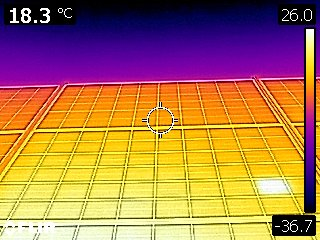
#> input picture Input Files/single_thermal/FLIR0019.jpg, 320 x 240 px; its folder holds only this picture in this run
$ python '5 single thermal Normal Method.py'
#> lines starting #> are read from the running program, lines starting #| are printed output that depends on the picture; after the words box and inside, x2 and y2 are one past the last pixel; in counts of white or black regions, pixels touching at a corner belong together
import cv2
import numpy as np
import glob
import os

input_folder = 'Input Files\single_thermal'
output_folder = 'single_thermal'

if not os.path.exists(output_folder):
    os.makedirs(output_folder)

for file_path in glob.glob(os.path.join(input_folder, '*.jpg')):

    img = cv2.imread(file_path)
#> img is the input picture: shape (240, 320, 3); mean B, G, R 80, 120.2, 170.1

    gray = cv2.cvtColor(img, cv2.COLOR_BGR2GRAY)
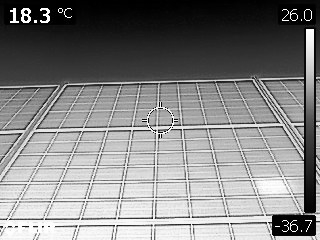
#> gray: shape (240, 320); min 0, max 255, mean 130.5

    lower = np.array([200, 200, 200], dtype=np.uint8)
    upper = np.array([255, 255, 255], dtype=np.uint8)

    mask = cv2.inRange(img, lower, upper)
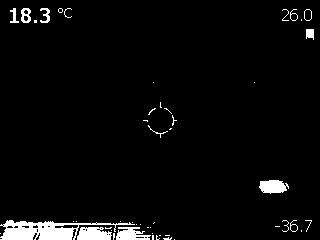
#> mask: shape (240, 320); 3.8% white; 49 white regions (34 under 20 px), largest, box (x1, y1, x2, y2) and area: (0, 220, 135, 240) 1285, (77, 227, 112, 240) 368, (259, 180, 289, 194) 311

    kernel = np.ones((5,5),np.uint8)
    dilation = cv2.dilate(mask, kernel, iterations=1)
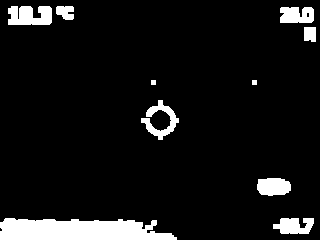
#> dilation: shape (240, 320); 8.3% white; 10 white regions

    # Exclude upper-left quarter region
    height, width, _ = img.shape
#> height = 240; width = 320
    quarter_height = height // height
#> quarter_height = 1
    quarter_width = width // width
#> quarter_width = 1
    dilation[:quarter_height, :quarter_width] = 0

    contours, hierarchy = cv2.findContours(dilation, cv2.RETR_TREE, cv2.CHAIN_APPROX_SIMPLE)
#> contours = 11 contours, 3 with area under 20; largest, box (x1, y1, x2, y2) and area: (0, 218, 177, 240) 2938, (8, 6, 52, 25) 628, (257, 178, 291, 196) 472, (141, 100, 179, 140) 470, (280, 7, 314, 23) 440, (273, 218, 314, 234) 430, (56, 6, 74, 20) 168, (304, 27, 316, 42) 145

    img_contour = img.copy()
    # Exclude upper-left quarter region from contours
    for cnt in contours:
        x, y, w, h = cv2.boundingRect(cnt)
        if x < quarter_width and y < quarter_height:
            continue
        cv2.drawContours(img_contour, [cnt], -1, (0, 0, 0), thickness=2)
#> this loop made 11 passes
#> (x, y, w, h) on passes 1, 2, 3, 4, 7, 8, 9, 10, 11: (273, 218, 41, 16), (0, 218, 177, 22), (257, 178, 34, 18), (141, 100, 38, 40), (304, 27, 12, 15), (280, 7, 34, 16), (306, 12, 4, 6), (56, 6, 18, 14), (8, 6, 44, 19)
#> (cnt, x, y, w, h) on passes 5 to 6: ([[252, 80], [252, 84], [256, 84], [256, 80]], 252, 80, 5, 5), ([[151, 80], [151, 84], [155, 84], [155, 80]], 151, 80, 5, 5)
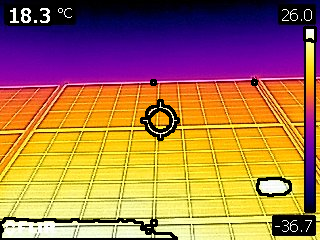
#> img_contour: shape (240, 320, 3); 4.63% of pixels changed, all inside (x1, y1, x2, y2) = (0, 5, 317, 240)

    # Add 3% border
    border_size = int(min(height, width) * 0.03)
#> border_size = 7
    img_contour = cv2.copyMakeBorder(img_contour, border_size, border_size, border_size, border_size, cv2.BORDER_CONSTANT, value=[255, 255, 255])
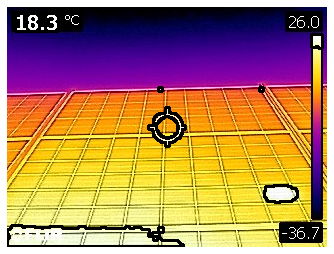
#> img_contour: shape (254, 334, 3); mean B, G, R 93.3, 127.8, 172.5

    output_file_path = os.path.join(output_folder, os.path.basename(file_path))
    cv2.imwrite(output_file_path, img_contour)

$ run again, on Input Files/single_thermal/FLIR0090.jpg
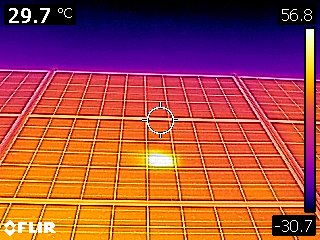
#> input picture Input Files/single_thermal/FLIR0090.jpg, 320 x 240 px
#> img is the input picture: shape (240, 320, 3); mean B, G, R 67.4, 75, 163
#> `mask = cv2.inRange(img, lower, upper)`:
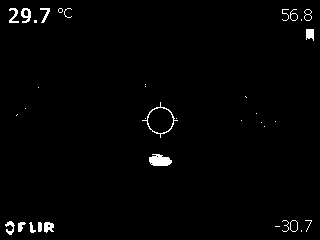
#> mask: shape (240, 320); 1.5% white; 36 white regions (19 under 20 px), largest, box (x1, y1, x2, y2) and area: (149, 154, 172, 166) 208, (142, 102, 178, 138) 130, (21, 8, 31, 23) 88
#> dilation: shape (240, 320); 5.3% white; 17 white regions
#> contours = 20 contours, 7 with area under 20; largest, box (x1, y1, x2, y2) and area: (140, 100, 180, 140) 864, (3, 219, 56, 237) 654, (7, 6, 52, 25) 628, (280, 7, 314, 23) 443, (273, 218, 314, 234) 435
#> the loop `for cnt in contours:` made 20 passes
#> (x, y, w, h) on passes 1, 2, 3, 4, 5, 8, 11, 12: (3, 219, 53, 18), (273, 218, 41, 16), (292, 223, 4, 6), (147, 152, 27, 16), (259, 120, 8, 9), (14, 112, 6, 6), (140, 100, 40, 40), (149, 109, 23, 23)
#> `img_contour = cv2.copyMakeBorder(img_contour, border_size, border_size..`:
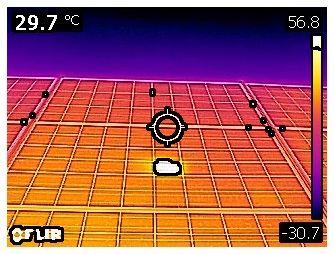
#> img_contour: shape (254, 334, 3); mean B, G, R 83.5, 89.3, 167.1

$ run again, on Input Files/single_thermal/FLIR0186.jpg
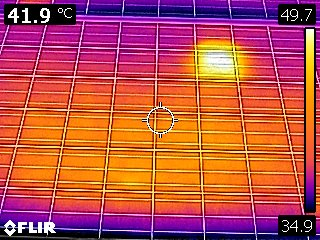
#> input picture Input Files/single_thermal/FLIR0186.jpg, 320 x 240 px
#> img is the input picture: shape (240, 320, 3); mean B, G, R 75.6, 80.3, 183.3
#> `mask = cv2.inRange(img, lower, upper)`:
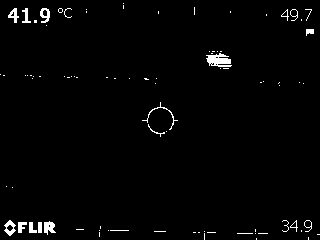
#> mask: shape (240, 320); 1.8% white; 86 white regions (68 under 20 px), largest, box (x1, y1, x2, y2) and area: (206, 53, 232, 67) 235, (44, 221, 56, 235) 108, (4, 220, 16, 236) 96
#> dilation: shape (240, 320); 7.2% white; 36 white regions
#> contours = 38 contours, 6 with area under 20; largest, box (x1, y1, x2, y2) and area: (140, 100, 180, 139) 834, (2, 218, 58, 238) 773, (6, 6, 52, 28) 620, (204, 49, 234, 71) 484, (280, 218, 314, 234) 415
#> the loop `for cnt in contours:` made 38 passes
#> (x, y, w, h) on passes 3, 6, 8, 9, 10, 13, 14, 15: (191, 229, 27, 11), (235, 227, 35, 13), (97, 224, 6, 15), (280, 218, 34, 16), (2, 218, 56, 20), (140, 100, 40, 39), (149, 109, 23, 23), (297, 80, 9, 6)
#> `img_contour = cv2.copyMakeBorder(img_contour, border_size, border_size..`:
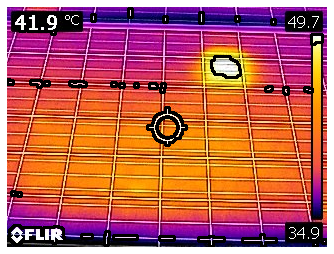
#> img_contour: shape (254, 334, 3); mean B, G, R 88.5, 94, 184.6

$ run again, on Input Files/single_thermal/FLIR0231.jpg
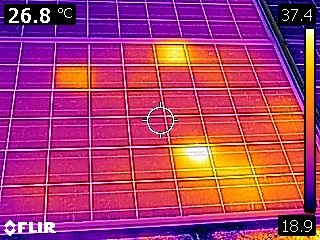
#> input picture Input Files/single_thermal/FLIR0231.jpg, 320 x 240 px
#> img is the input picture: shape (240, 320, 3); mean B, G, R 106.4, 58.9, 171.1
#> `mask = cv2.inRange(img, lower, upper)`:
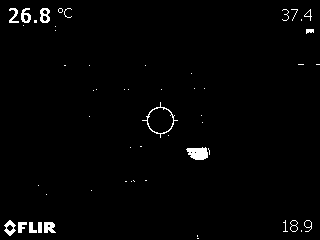
#> mask: shape (240, 320); 1.6% white; 54 white regions (38 under 20 px), largest, box (x1, y1, x2, y2) and area: (186, 147, 208, 160) 214, (142, 102, 178, 138) 135, (44, 222, 56, 233) 102
#> dilation: shape (240, 320); 6% white; 32 white regions
#> contours = 35 contours, 15 with area under 20; largest, box (x1, y1, x2, y2) and area: (140, 100, 180, 140) 878, (2, 218, 58, 238) 759, (7, 6, 52, 28) 695, (281, 218, 314, 234) 424, (184, 145, 212, 162) 362
#> the loop `for cnt in contours:` made 35 passes
#> (cnt, x, y, w, h) on passes 4, 5, 6, 7, 10, 11: ([[44, 192], [44, 196], [48, 196], [48, 192]], 44, 192, 5, 5), ([[89, 188], [89, 192], [93, 192], [93, 188]], 89, 188, 5, 5), ([[36, 183], [36, 187], [40, 187], [40, 183]], 36, 183, 5, 5), ([[143, 178], [143, 182], [148, 182], [148, 178]], 143, 178, 6, 5), ([[128, 145], [128, 149], [132, 149], [132, 145]], 128, 145, 5, 5), ([[138, 144], [138, 148], [143, 148], [143, 144]], 138, 144, 6, 5)
#> `img_contour = cv2.copyMakeBorder(img_contour, border_size, border_size..`:
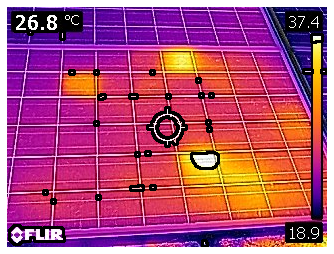
#> img_contour: shape (254, 334, 3); mean B, G, R 117.1, 75.3, 174
